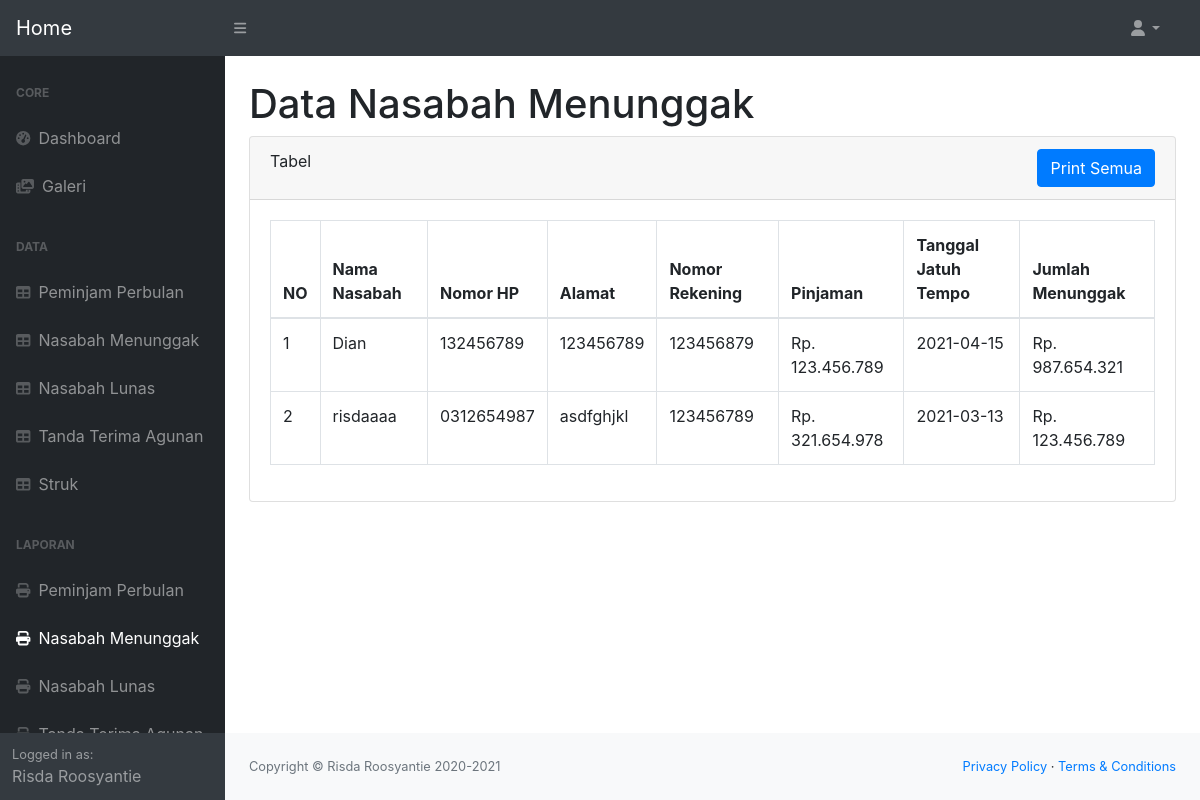
Page /laporan-nasabah-menunggak.php (signed in) on the committed database.
### tables this page shows
CREATE TABLE `nasabahmenunggak` (
  `id` int(11) NOT NULL,
  `nama` varchar(255) NOT NULL,
  `nohp` varchar(255) NOT NULL,
  `alamat` text NOT NULL,
  `norekening` varchar(255) NOT NULL,
  `pinjaman` varchar(255) NOT NULL,
  `tgljatuhtempo` date NOT NULL,
  `jumlahmenunggak` varchar(255) NOT NULL
);

### laporan-nasabah-menunggak.php (the view, shortened to what this page needs)
<?php
include 'header.php';
?>
<main>
    <div class="container-fluid">
        <h1 class="mt-4">Data Nasabah Menunggak</h1>
        <div class="card mb-4">
            <div class="card-header">Tabel
                <a href="printall-nasabah-menunggak.php" target="_blank" class="btn btn-primary float-right">Print Semua</a>
            </div>
            <div class="card-body">
                <table class="table table-bordered">
                    <thead>
                        <tr>
                            <th>NO</th>
                            <th>Nama Nasabah</th>
                            <th>Nomor HP</th>
                            <th>Alamat</th>
                            <th>Nomor Rekening</th>
                            <th>Pinjaman</th>
                            <th>Tanggal Jatuh Tempo</th>
                            <th>Jumlah Menunggak</th>
                        </tr>
                    </thead>
                    <tbody>
                        <?php
                        require "include/function.php";
                        $no = 1;
                        $sql = mysqli_query($link, "SELECT * FROM nasabahmenunggak");
                        while ($row = mysqli_fetch_array($sql)) {
                        ?>
                            <tr>
                                <td><?= $no++; ?></td>
                                <td><?= $row['nama']; ?></td>
                                <td><?= $row['nohp']; ?></td>
                                <td><?= substr($row['alamat'], 0, 20); ?></td>
                                <td><?= $row['norekening']; ?></td>
                                <td>Rp. <?= number_format($row['pinjaman'] ,0,',','.'); ?></td>
                                <td><?= $row['tgljatuhtempo']; ?></td>
                                <td>Rp. <?= number_format($row['jumlahmenunggak'] ,0,',','.'); ?></td>
                            </tr>
                        <?php
                        }
                        ?>
                    </tbody>
                </table>
            </div>
        </div>
    </div>
</main>
<?php
include 'footer.php';
?>

### rows in the picture
nasabahmenunggak: nama "Dian", nohp "132456789", alamat "123456789", norekening "123456879", pinjaman "123.456.789", tgljatuhtempo "2021-04-15", jumlahmenunggak "987.654.321"
nasabahmenunggak: nama "risdaaaa", nohp "0312654987", alamat "asdfghjkl", norekening "123456789", pinjaman "321.654.978", tgljatuhtempo "2021-03-13", jumlahmenunggak "123.456.789"

### other values in the picture
$_SESSION['nama'] "Risda Roosyantie"
